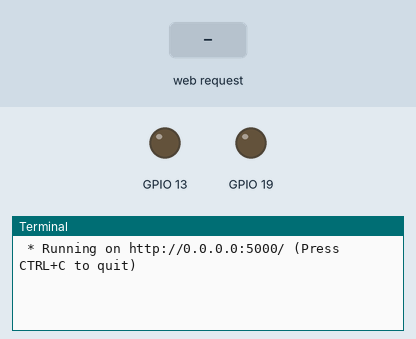
Bench run of a program on a simulated Raspberry Pi (BCM pin numbers). On the bench: output pins drawn as LEDs (lit = HIGH), the last lines printed to the terminal. Inputs (shaded band) come from the test bench. The clock reads 2024-03-15 10:24:30 at power-on unless the program sets it.

Above: at 1.2 s.
1.3 s: HTTP request for / received
At 1.6 s:
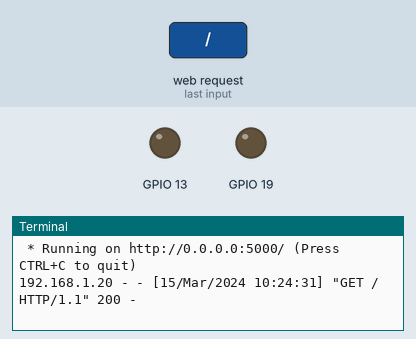
2.8 s: HTTP request for /cakes received
At 4.0 s:
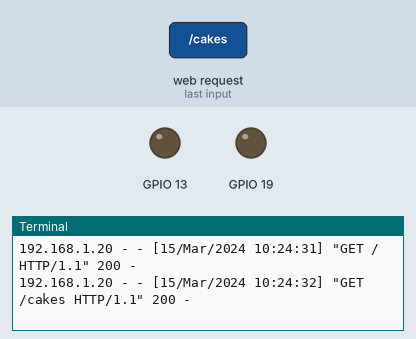
4.3 s: HTTP request for / received with the fields fname=janis
At 5.1 s:
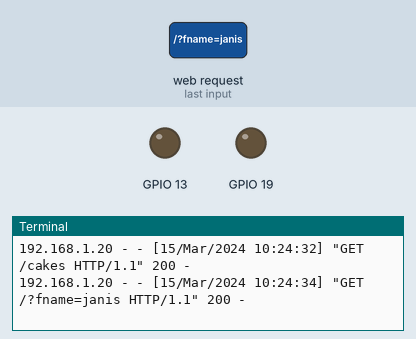

The program:

kods.py
```python
from flask import Flask, render_template
import RPi.GPIO as GPIO

app = Flask(__name__)

GPIO.setmode(GPIO.BCM)
GPIO.setwarnings(False)
GPIO.setup(13,GPIO.OUT)
GPIO.setup(19,GPIO.OUT)

@app.route('/')
def index():
    return render_template('index.html')

@app.route('/cakes')
def cakes():
    return render_template('cakes.html')

@app.route('/?fname=<vards>')
def gaisma(vards):
    if vards == "janis":
        GPIO.output(13,GPIO.HIGH)
        GPIO.output(19,GPIO.HIGH)

    return render_template('gaisma.html')


@app.route('/hello/<name>')
def hello(name):
    return render_template('page.html', name=name)

if __name__ == '__main__':
    app.run(debug=True, host='0.0.0.0')
```

Measured:
- after the input at 1.3 s, the terminal: prints a new line at once (image 1)
- after the input at 2.8 s, the terminal: prints a new line at once (image 2)
- after the input at 4.3 s, the terminal: prints a new line at once (image 3)
